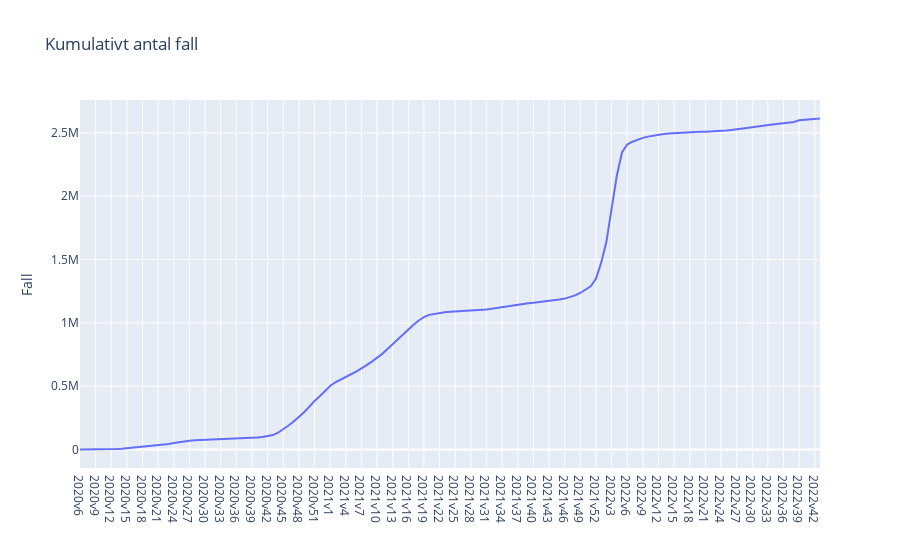

Here is the notebook cell this chart was saved with:
### Code cell
# f)

fig = px.line(
    covid19_veckodata_Riket,
    x="Vecka",
    y="Kum_antal_fall",
    title="Kumulativt antal fall",
    
    labels={
        "Kum_antal_fall": "Fall",
        'Vecka': ''
    }
)

fig.show()

### Figure 1 — Plotly figure (JSON) as saved in the notebook; plotly's stock layout.template omitted (floating-point values rounded to 4 significant figures; data arrays with more than 128 entries replaced by an {"elided": "..."} marker saying what was removed)
{"data": [{"hovertemplate": "=%{x}<br>Fall=%{y}<extra></extra>", "legendgroup": "", "line": {"color": "#636efa", "dash": "solid"}, "marker": {"symbol": "circle"}, "mode": "lines", "name": "", "orientation": "v", "showlegend": false, "type": "scatter", "x": {"elided": "143 str values"}, "xaxis": "x", "y": {"elided": "143 int values"}, "yaxis": "y"}], "layout": {"legend": {"tracegroupgap": 0}, "title": {"text": "Kumulativt antal fall"}, "xaxis": {"anchor": "y", "domain": [0, 1], "title": {"text": ""}}, "yaxis": {"anchor": "x", "domain": [0, 1], "title": {"text": "Fall"}}}}
